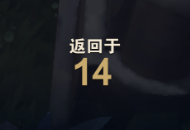
#> input picture example.png, 190 x 130 px
$ python test_timer.py
#> lines starting #> are read from the running program, lines starting #| are printed output that depends on the picture; after the words box and inside, x2 and y2 are one past the last pixel; in counts of white or black regions, pixels touching at a corner belong together
#> in test_timer_recognition, image is the input picture: shape (130, 190, 3); mean B, G, R 32.8, 28.2, 26.5
"""
测试倒计时数字识别
使用提供的截图测试OCR能否识别金色数字
"""

import cv2
import numpy as np
import re
import sys
import io

# 设置stdout为UTF-8编码，避免Windows GBK编码错误
sys.stdout = io.TextIOWrapper(sys.stdout.buffer, encoding='utf-8', errors='replace')

try:
    import pytesseract
    TESSERACT_AVAILABLE = True
except ImportError:
    TESSERACT_AVAILABLE = False
    print("X pytesseract未安装")
    exit(1)


def preprocess_for_gold_numbers(image):
    """专门用于识别金色数字的预处理"""
    results = []

    # 转换到HSV色彩空间
    hsv = cv2.cvtColor(image, cv2.COLOR_BGR2HSV)
#> hsv: shape (130, 190, 3); mean H, S, V 107.5, 80.4, 34.6

    # 方法1: 提取金色/橙色/黄色区域
    lower_gold = np.array([10, 100, 100])
    upper_gold = np.array([40, 255, 255])
    mask_gold = cv2.inRange(hsv, lower_gold, upper_gold)
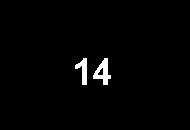
#> mask_gold: shape (130, 190); 1.6% white; 2 white regions, box (x1, y1, x2, y2) and area: (93, 58, 111, 85) 235, (75, 58, 87, 85) 167
    results.append(("金色提取", mask_gold))

    # 方法2: 提取高亮度区域
    _, _, v_channel = cv2.split(hsv)
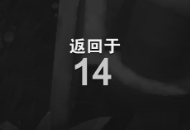
#> v_channel: shape (130, 190); min 11, max 240, mean 34.6
    _, bright = cv2.threshold(v_channel, 150, 255, cv2.THRESH_BINARY)
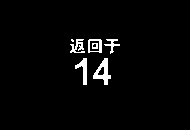
#> bright: shape (130, 190); 2.8% white; 7 white regions (1 under 20 px), largest, box (x1, y1, x2, y2) and area: (93, 58, 111, 85) 217, (75, 58, 87, 85) 145, (70, 39, 85, 53) 110, (88, 39, 102, 53) 95, (104, 39, 120, 54) 81, (92, 43, 98, 49) 28
    results.append(("高亮度", bright))

    # 方法3: 灰度高阈值
    gray = cv2.cvtColor(image, cv2.COLOR_BGR2GRAY)
    _, high_threshold = cv2.threshold(gray, 180, 255, cv2.THRESH_BINARY)
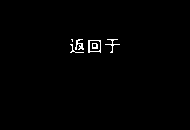
#> high_threshold: shape (130, 190); 0.86% white in thin lines or dots, all inside (x1, y1, x2, y2) = (70, 39, 120, 53)
    results.append(("高阈值", high_threshold))

    # 方法4: 中等阈值
    _, mid_threshold = cv2.threshold(gray, 140, 255, cv2.THRESH_BINARY)
#> mid_threshold: shape (130, 190); 2.7% white; 7 white regions (1 under 20 px), largest, box (x1, y1, x2, y2) and area: (93, 58, 111, 85) 200, (75, 58, 87, 85) 144, (70, 39, 85, 53) 113, (88, 39, 102, 53) 95, (104, 39, 120, 54) 86, (92, 43, 98, 49) 29
    results.append(("中阈值", mid_threshold))

    # 方法5: OTSU自适应
    _, otsu = cv2.threshold(gray, 0, 255, cv2.THRESH_BINARY + cv2.THRESH_OTSU)
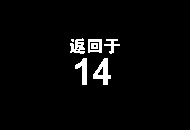
#> otsu: shape (130, 190); 3.3% white; 7 white regions (1 under 20 px), largest, box (x1, y1, x2, y2) and area: (93, 58, 111, 85) 236, (75, 58, 87, 85) 168, (70, 38, 85, 54) 150, (88, 39, 102, 53) 115, (104, 39, 120, 54) 92, (91, 43, 98, 49) 38
    results.append(("OTSU", otsu))

    return results


def test_timer_recognition():
    """测试倒计时识别"""
    print("=" * 60)
    print("倒计时数字识别测试")
    print("=" * 60)

    # 读取测试图片
    image_path = "example.png"
    try:
        image = cv2.imread(image_path)
        if image is None:
            print(f"\n❌ 无法读取图片: {image_path}")
            print("请确保 example.png 在当前目录")
            return

        print(f"\n✓ 已读取图片: {image.shape[1]}x{image.shape[0]}")
    except Exception as e:
        print(f"\n❌ 读取图片失败: {e}")
        return

    # 预处理图片
    print("\n[1/3] 尝试多种预处理方法...")
    processed_images = preprocess_for_gold_numbers(image)
#> processed_images = 5 items

    # OCR配置
    configs = [
        ("单行数字", '--psm 7 -c tessedit_char_whitelist=0123456789'),
        ("单词", '--psm 8 -c tessedit_char_whitelist=0123456789'),
        ("块文本", '--psm 6 -c tessedit_char_whitelist=0123456789'),
        ("原始单行", '--psm 13'),
    ]

    results = []

    print("\n[2/3] 尝试OCR识别...")
    for preprocess_name, processed in processed_images:
        for config_name, config in configs:
            try:
                text = pytesseract.image_to_string(processed, lang='eng', config=config)
                numbers = re.findall(r'\d+', text)

                if numbers:
                    for num_str in numbers:
                        num = int(num_str)
                        if 1 <= num <= 100:
                            results.append({
                                'preprocess': preprocess_name,
                                'config': config_name,
                                'number': num,
                                'text': text.strip()
                            })
                            print(f"  ✓ {preprocess_name} + {config_name}: 识别到 {num}")
            except Exception as e:
                continue
#> this loop made 1 pass
#> preprocess_name on pass 1: '金色提取'
#> after the loop, results = []

    # 总结结果
    print("\n[3/3] 识别结果总结")
    print("=" * 60)

    if results:
        print(f"\n✅ 成功识别到倒计时！共 {len(results)} 种方法成功\n")

        # 统计最常见的数字
        numbers = [r['number'] for r in results]
        most_common = max(set(numbers), key=numbers.count)
        count = numbers.count(most_common)

        print(f"最可能的倒计时: {most_common}秒 (出现{count}次)")
        print(f"\n所有识别结果:")
        for r in results:
            print(f"  • {r['number']}秒 - {r['preprocess']} + {r['config']}")

        print("\n✅ OCR配置正常，程序应该能识别倒计时")
        print("\n建议:")
        print("  1. 启用调试模式: DEBUG_MODE = True")
        print("  2. 运行主程序并查看详细日志")

    else:
        print("\n❌ 未能识别到倒计时数字\n")
        print("可能原因:")
        print("  1. Tesseract OCR配置问题")
        print("  2. 英文语言包未安装")
        print("  3. 图片分辨率过低")

        print("\n解决方案:")
        print("  1. 重新安装Tesseract OCR")
        print("  2. 确保安装了英文语言包(eng.traineddata)")
        print("  3. 运行: python test_ocr.py")

    print("=" * 60)


if __name__ == "__main__":
    try:
        test_timer_recognition()
#> (the call stopped at in test_timer_recognition, `text = pytesseract.image_to_string(processed, lang='eng', config=config)`: pytesseract is not available in this run)
    except Exception as e:
        print(f"\n❌ 测试失败: {e}")
        import traceback
        traceback.print_exc()
